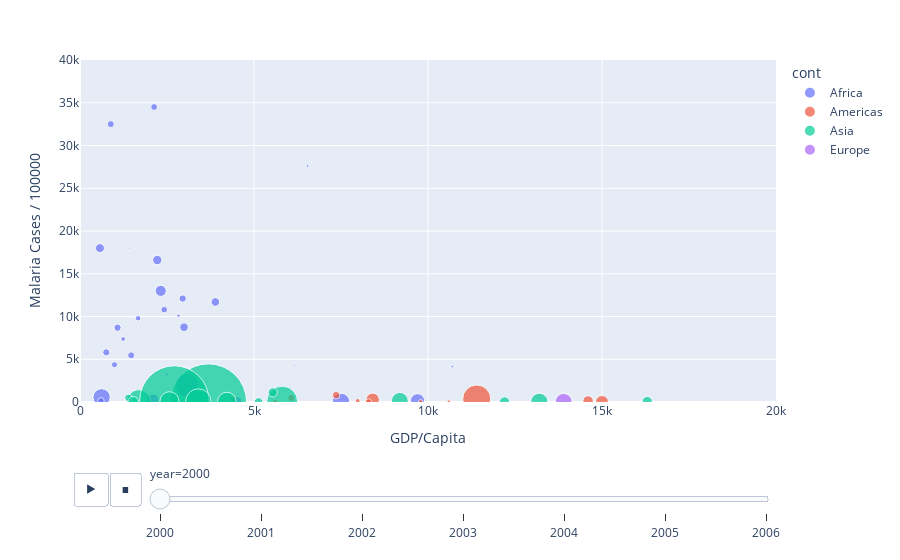

Write notebook code for a chart like this one.
### Code cell
px.scatter(df, x="GDP/Capita", y="Malaria Cases / 100000", animation_frame="year", animation_group="country",
           size="pop", color="cont", hover_name="country",
           log_x=False, size_max=55, range_x=[0,20000], range_y=[0,40000])

### Figure 1 — Plotly figure (JSON) as saved in the notebook; plotly's stock layout.template omitted (floating-point values rounded to 4 significant figures)
{"data": [{"hoverlabel": {"namelength": 0}, "hovertemplate": "<b>%{hovertext}</b><br><br>cont=Africa<br>year=2000<br>GDP/Capita=%{x}<br>Malaria Cases / 100000=%{y}<br>pop=%{marker.size}", "hovertext": ["Angola", "Benin", "Botswana", "Burkina Faso", "Burundi", "Chad", "Cote d'Ivoire", "Djibouti", "Egypt", "Eritrea", "Ethiopia", "Ghana", "Guinea-Bissau", "Kenya", "Malawi", "Mali", "Mauritania", "Morocco", "Mozambique", "Namibia", "Niger", "Nigeria", "Sao Tome and Principe", "Senegal", "Somalia", "South Africa", "Sudan", "Swaziland", "Togo", "Zambia", "Zimbabwe"], "ids": ["Angola", "Benin", "Botswana", "Burkina Faso", "Burundi", "Chad", "Cote d'Ivoire", "Djibouti", "Egypt", "Eritrea", "Ethiopia", "Ghana", "Guinea-Bissau", "Kenya", "Malawi", "Mali", "Mauritania", "Morocco", "Mozambique", "Namibia", "Niger", "Nigeria", "Sao Tome and Principe", "Senegal", "Somalia", "South Africa", "Sudan", "Swaziland", "Togo", "Zambia", "Zimbabwe"], "legendgroup": "Africa", "marker": {"color": "#636efa", "size": [16400000, 6870000, 1640000, 11600000, 6380000, 8360000, 16500000, 718000, 68800000, 2290000, 66200000, 19300000, 1200000, 32000000, 11100000, 10900000, 2630000, 28800000, 17700000, 1790000, 11300000, 122000000, 142000, 9800000, 8870000, 45000000, 27300000, 1010000, 4920000, 10400000, 11900000], "sizemode": "area", "sizeref": 443000.0, "symbol": "circle"}, "mode": "markers", "name": "Africa", "showlegend": true, "type": "scatter", "x": [3890, 1670, 10700, 1080, 718, 992, 2990, 2160, 7500, 2490, 621, 2220, 1410, 2100, 884, 1470, 2830, 4490, 573, 6540, 755, 3070, 1960, 2420, 603, 9700, 2320, 6170, 1240, 2130, 2950], "xaxis": "x", "y": [11700, 9790, 4130, 8690, 45900, 4360, 8750, 640, 0.0255, 3230, 553, 16600, 18000, 237, 32500, 5460, 10100, 0.205, 18000, 27600, 5810, 1990, 31000, 10800, 147, 142, 13000, 4310, 7370, 34500, 12100], "yaxis": "y"}, {"hoverlabel": {"namelength": 0}, "hovertemplate": "<b>%{hovertext}</b><br><br>cont=Americas<br>year=2000<br>GDP/Capita=%{x}<br>Malaria Cases / 100000=%{y}<br>pop=%{marker.size}", "hovertext": ["Argentina", "Bolivia", "Brazil", "Colombia", "Costa Rica", "Dominican Republic", "Ecuador", "El Salvador", "Guatemala", "Honduras", "Nicaragua", "Panama", "Paraguay", "Venezuela"], "ids": ["Argentina", "Bolivia", "Brazil", "Colombia", "Costa Rica", "Dominican Republic", "Ecuador", "El Salvador", "Guatemala", "Honduras", "Nicaragua", "Panama", "Paraguay", "Venezuela"], "legendgroup": "Americas", "marker": {"color": "#EF553B", "size": [36900000, 8420000, 175000000, 39600000, 3960000, 8470000, 12700000, 5890000, 11700000, 6570000, 5070000, 3030000, 5320000, 24200000], "sizemode": "area", "sizeref": 443000.0, "symbol": "circle"}, "mode": "markers", "name": "Americas", "showlegend": true, "type": "scatter", "x": [15000, 4370, 11400, 8410, 9790, 8290, 7360, 5610, 6070, 3300, 3420, 10600, 7980, 14600], "xaxis": "x", "y": [1.19, 378, 351, 258, 47.8, 13.9, 801, 12, 475, 567, 470, 35.1, 128, 122], "yaxis": "y"}, {"hoverlabel": {"namelength": 0}, "hovertemplate": "<b>%{hovertext}</b><br><br>cont=Asia<br>year=2000<br>GDP/Capita=%{x}<br>Malaria Cases / 100000=%{y}<br>pop=%{marker.size}", "hovertext": ["Bangladesh", "Cambodia", "China", "India", "Indonesia", "Iran", "Iraq", "Malaysia", "Nepal", "Oman", "Pakistan", "Philippines", "Saudi Arabia", "Sri Lanka", "Syria", "Thailand", "Vietnam"], "ids": ["Bangladesh", "Cambodia", "China", "India", "Indonesia", "Iran", "Iraq", "Malaysia", "Nepal", "Oman", "Pakistan", "Philippines", "Saudi Arabia", "Sri Lanka", "Syria", "Thailand", "Vietnam"], "legendgroup": "Asia", "marker": {"color": "#00cc96", "size": [128000000, 12200000, 1290000000, 1060000000, 212000000, 65600000, 23500000, 23200000, 23900000, 2270000, 142000000, 78000000, 20700000, 18800000, 16400000, 63000000, 79900000], "sizemode": "area", "sizeref": 443000.0, "symbol": "circle"}, "mode": "markers", "name": "Asia", "showlegend": true, "type": "scatter", "x": [1690, 1390, 3690, 2710, 5810, 13200, 12200, 16300, 1530, 44000, 3400, 4220, 43300, 5540, 5130, 9190, 2570], "xaxis": "x", "y": [43.3, 489, 1.46, 194, 47.8, 29.8, 7.42, 54.6, 31.2, 28.9, 57.2, 48, 31.8, 1120, 0.254, 135, 94], "yaxis": "y"}, {"hoverlabel": {"namelength": 0}, "hovertemplate": "<b>%{hovertext}</b><br><br>cont=Europe<br>year=2000<br>GDP/Capita=%{x}<br>Malaria Cases / 100000=%{y}<br>pop=%{marker.size}", "hovertext": ["Turkey"], "ids": ["Turkey"], "legendgroup": "Europe", "marker": {"color": "#ab63fa", "size": [63200000], "sizemode": "area", "sizeref": 443000.0, "symbol": "circle"}, "mode": "markers", "name": "Europe", "showlegend": true, "type": "scatter", "x": [13900], "xaxis": "x", "y": [16.8], "yaxis": "y"}], "layout": {"legend": {"itemsizing": "constant", "title": {"text": "cont"}, "tracegroupgap": 0}, "margin": {"t": 60}, "sliders": [{"active": 0, "currentvalue": {"prefix": "year="}, "len": 0.9, "pad": {"b": 10, "t": 60}, "steps": [{"args": [["2000"], {"frame": {"duration": 0, "redraw": false}, "fromcurrent": true, "mode": "immediate", "transition": {"duration": 0, "easing": "linear"}}], "label": "2000", "method": "animate"}, {"args": [["2001"], {"frame": {"duration": 0, "redraw": false}, "fromcurrent": true, "mode": "immediate", "transition": {"duration": 0, "easing": "linear"}}], "label": "2001", "method": "animate"}, {"args": [["2002"], {"frame": {"duration": 0, "redraw": false}, "fromcurrent": true, "mode": "immediate", "transition": {"duration": 0, "easing": "linear"}}], "label": "2002", "method": "animate"}, {"args": [["2003"], {"frame": {"duration": 0, "redraw": false}, "fromcurrent": true, "mode": "immediate", "transition": {"duration": 0, "easing": "linear"}}], "label": "2003", "method": "animate"}, {"args": [["2004"], {"frame": {"duration": 0, "redraw": false}, "fromcurrent": true, "mode": "immediate", "transition": {"duration": 0, "easing": "linear"}}], "label": "2004", "method": "animate"}, {"args": [["2005"], {"frame": {"duration": 0, "redraw": false}, "fromcurrent": true, "mode": "immediate", "transition": {"duration": 0, "easing": "linear"}}], "label": "2005", "method": "animate"}, {"args": [["2006"], {"frame": {"duration": 0, "redraw": false}, "fromcurrent": true, "mode": "immediate", "transition": {"duration": 0, "easing": "linear"}}], "label": "2006", "method": "animate"}], "x": 0.1, "xanchor": "left", "y": 0, "yanchor": "top"}], "updatemenus": [{"buttons": [{"args": [null, {"frame": {"duration": 500, "redraw": false}, "fromcurrent": true, "mode": "immediate", "transition": {"duration": 500, "easing": "linear"}}], "label": "&#9654;", "method": "animate"}, {"args": [[null], {"frame": {"duration": 0, "redraw": false}, "fromcurrent": true, "mode": "immediate", "transition": {"duration": 0, "easing": "linear"}}], "label": "&#9724;", "method": "animate"}], "direction": "left", "pad": {"r": 10, "t": 70}, "showactive": false, "type": "buttons", "x": 0.1, "xanchor": "right", "y": 0, "yanchor": "top"}], "xaxis": {"anchor": "y", "domain": [0, 1], "range": [0, 20000], "title": {"text": "GDP/Capita"}}, "yaxis": {"anchor": "x", "domain": [0, 1], "range": [0, 40000], "title": {"text": "Malaria Cases / 100000"}}}}
